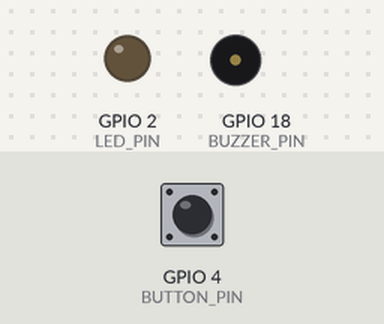
Recording of a sketch running on a simulated ESP32. Shown: output pins drawn as LEDs (lit = HIGH), buzzer (waves = sounding). The inputs (shaded band) are chosen by the test bench; at power-on: GPIO 4 (BUTTON_PIN) HIGH. WiFi joins after 1.5 s; servers stay silent unless stated; uploads are accepted with an empty reply; what the sketch prints to the serial monitor is not drawn.

Above: at 0.5 s.
At 3.4 s:
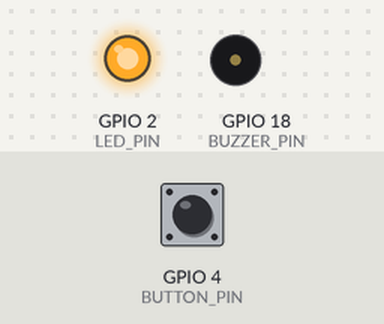
3.5 s: GPIO 4 (BUTTON_PIN) pulled LOW for 3.2 s
At 4.15 s:
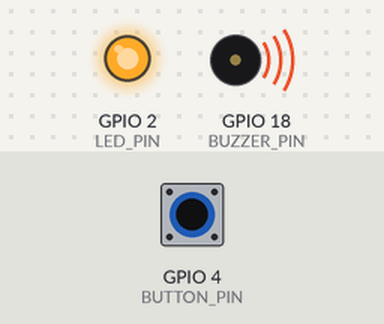
Timing chart, 0 to 7.5 s (numbered marks = the images above; inputs shaded):
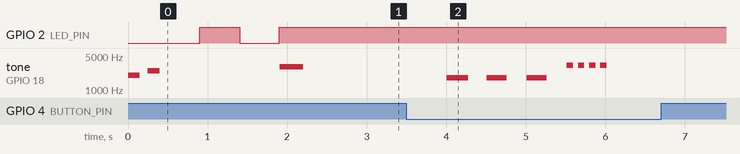

The sketch:

esp32_sos.ino
```cpp
/*
  SafeRoute Delhi - ESP32 Physical Emergency SOS Button Firmware

  Features:
  - Connects to WiFi
  - Pushbutton with software debounce (Pin GPIO 4, active LOW with internal pullup)
  - Emergency SOS Trigger: 2-second sustained press
  - Buzzer feedback (GPIO 18): single chirp on boot, rapid warning beeps during hold, solid tone on trigger
  - Cancel SOS Trigger: 5-second long hold when active
  - Sends HTTP POST to SafeRoute Backend endpoint: /api/sos/hardware

  Wiring Diagram:
  - Pushbutton Pin A -> GPIO 4
  - Pushbutton Pin B -> GND
  - Piezo Buzzer Positive (+) -> GPIO 18
  - Piezo Buzzer Negative (-) -> GND
  - Status LED (optional)    -> GPIO 2 (or built-in LED)
*/

#include <WiFi.h>
#include <HTTPClient.h>

// WiFi Credentials
const char* WIFI_SSID = "YOUR_WIFI_SSID";
const char* WIFI_PASS = "YOUR_WIFI_PASSWORD";

// SafeRoute Backend Configuration
const char* SERVER_URL = "http://192.168.1.100:8000/api/sos/hardware";
const char* DEVICE_ID = "ESP32-DELHI-SAFE-01";
const char* API_KEY   = "SafeRouteHardwareSecret2026";

// Pin Definitions
const int BUTTON_PIN = 4;
const int BUZZER_PIN = 18;
const int LED_PIN    = 2;

// Press Durations (ms)
const unsigned long DEBOUNCE_DELAY_MS = 50;
const unsigned long TRIGGER_HOLD_MS   = 2000; // 2 seconds hold to trigger
const unsigned long CANCEL_HOLD_MS    = 5000; // 5 seconds hold to cancel

bool isEmergencyActive = false;
unsigned long buttonDownTime = 0;
bool isButtonPressed = false;

void playTone(int freq, int durationMs) {
  tone(BUZZER_PIN, freq, durationMs);
  delay(durationMs);
  noTone(BUZZER_PIN);
}

void setup() {
  Serial.begin(115200);
  pinMode(BUTTON_PIN, INPUT_PULLUP);
  pinMode(BUZZER_PIN, OUTPUT);
  pinMode(LED_PIN, OUTPUT);

  digitalWrite(LED_PIN, LOW);
  noTone(BUZZER_PIN);

  // Boot chirp
  playTone(2000, 150);
  delay(100);
  playTone(2500, 150);

  Serial.println("\n[SafeRoute] Connecting to WiFi...");
  WiFi.begin(WIFI_SSID, WIFI_PASS);

  int attempts = 0;
  while (WiFi.status() != WL_CONNECTED && attempts < 20) {
    delay(500);
    Serial.print(".");
    digitalWrite(LED_PIN, !digitalRead(LED_PIN));
    attempts++;
  }

  if (WiFi.status() == WL_CONNECTED) {
    Serial.println("\n[SafeRoute] WiFi connected successfully!");
    Serial.print("[SafeRoute] IP Address: ");
    Serial.println(WiFi.localIP());
    digitalWrite(LED_PIN, HIGH);
    playTone(3000, 300);
  } else {
    Serial.println("\n[SafeRoute] WiFi connection timed out. Ready in offline standby.");
  }
}

void triggerEmergencySOS() {
  Serial.println("\n[SafeRoute ALERT] Triggering SOS via HTTP API...");

  // Rapid alert buzzer sequence
  for (int i = 0; i < 4; i++) {
    playTone(3200, 80);
    delay(60);
  }

  if (WiFi.status() == WL_CONNECTED) {
    HTTPClient http;
    http.begin(SERVER_URL);
    http.addHeader("Content-Type", "application/json");
    http.addHeader("X-API-Key", API_KEY);

    // Payload: Device ID + GPS coordinates (Delhi Default / GPS module)
    String payload = "{\"device_id\":\"" + String(DEVICE_ID) + "\",\"lat\":28.6139,\"lng\":77.2090,\"battery_level\":95}";
    int httpResponseCode = http.POST(payload);

    if (httpResponseCode > 0) {
      String response = http.getString();
      Serial.print("[SafeRoute] Response code: ");
      Serial.println(httpResponseCode);
      Serial.println(response);
      isEmergencyActive = true;
      digitalWrite(LED_PIN, HIGH);
    } else {
      Serial.print("[SafeRoute ERROR] HTTP POST failed: ");
      Serial.println(httpResponseCode);
    }
    http.end();
  } else {
    Serial.println("[SafeRoute ERROR] Cannot dispatch SOS: WiFi disconnected!");
  }
}

void cancelEmergencySOS() {
  Serial.println("\n[SafeRoute] Emergency SOS Cancelled by user.");
  isEmergencyActive = false;
  // Descending tones for safe cancellation
  playTone(2000, 200);
  delay(100);
  playTone(1200, 400);
  digitalWrite(LED_PIN, LOW);
}

void loop() {
  int buttonReading = digitalRead(BUTTON_PIN);

  // Active LOW button press (pulled up to 3.3V)
  if (buttonReading == LOW) {
    if (!isButtonPressed) {
      isButtonPressed = true;
      buttonDownTime = millis();
    } else {
      unsigned long holdDuration = millis() - buttonDownTime;

      // Provide audio feedback during hold
      if (!isEmergencyActive && holdDuration > 500 && holdDuration < TRIGGER_HOLD_MS) {
        if ((millis() / 250) % 2 == 0) {
          tone(BUZZER_PIN, 1800, 30);
        }
      }

      // Check for Trigger threshold (2s)
      if (!isEmergencyActive && holdDuration >= TRIGGER_HOLD_MS) {
        triggerEmergencySOS();
      }

      // Check for Cancel threshold (5s hold when already active)
      if (isEmergencyActive && holdDuration >= CANCEL_HOLD_MS) {
        cancelEmergencySOS();
        buttonDownTime = millis(); // reset
      }
    }
  } else {
    // Button released
    if (isButtonPressed) {
      isButtonPressed = false;
      noTone(BUZZER_PIN);
    }
  }

  delay(20);
}
```

Measured:
- after the input at 3.5 s, tone on GPIO 18 (BUZZER_PIN): plays 1800 Hz for 0.27 s, 1800 Hz for 0.25 s, 1800 Hz for 0.25 s, 3200 Hz for 0.08 s, 3200 Hz for 0.08 s, 3200 Hz for 0.08 s … (7 notes in this stretch), starting after 0.51 s
